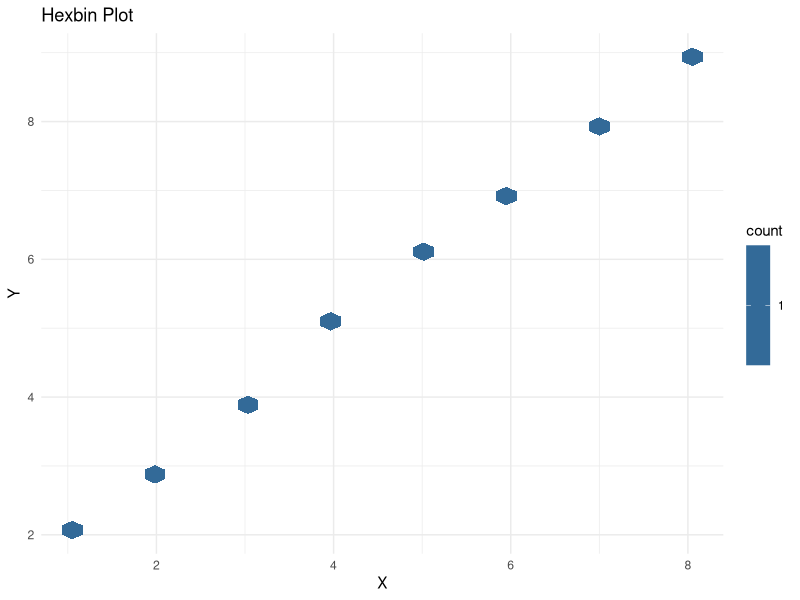

Reproduce this figure in R.
library(hexbin) 
library(ggplot2)
# Create a data frame 
xy_data <- data.frame( 
  X = c(1, 2, 3, 4, 5, 6, 7, 8), 
  Y = c(2, 3, 4, 5, 6, 7, 8, 9) 
) 

# Plot hexbin plot 
ggplot(xy_data, aes(x = X, y = Y)) + 
  geom_hex() + 
  labs(title = "Hexbin Plot", 
       x = "X", 
       y = "Y") + 
  theme_minimal()